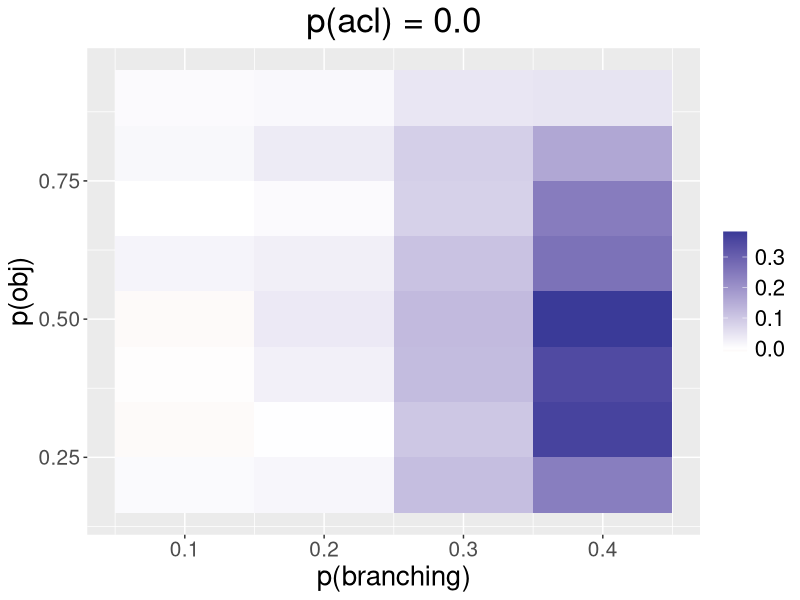
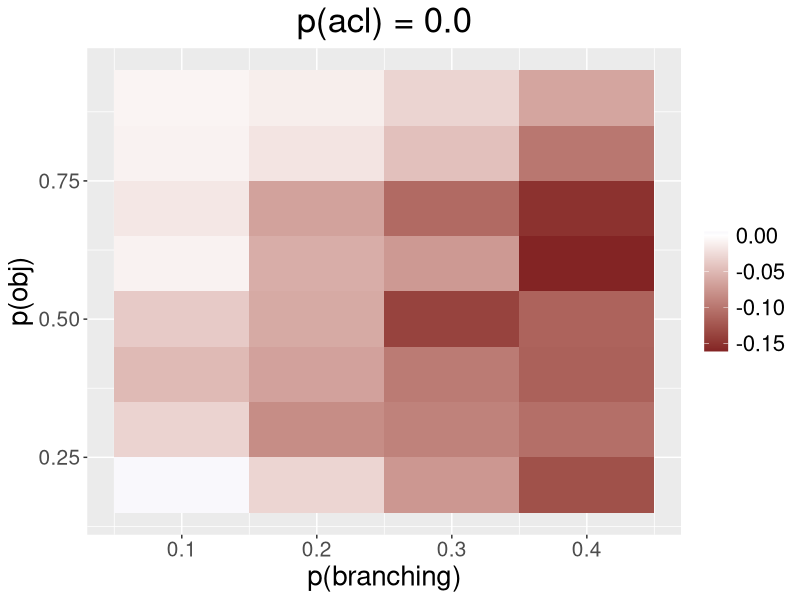
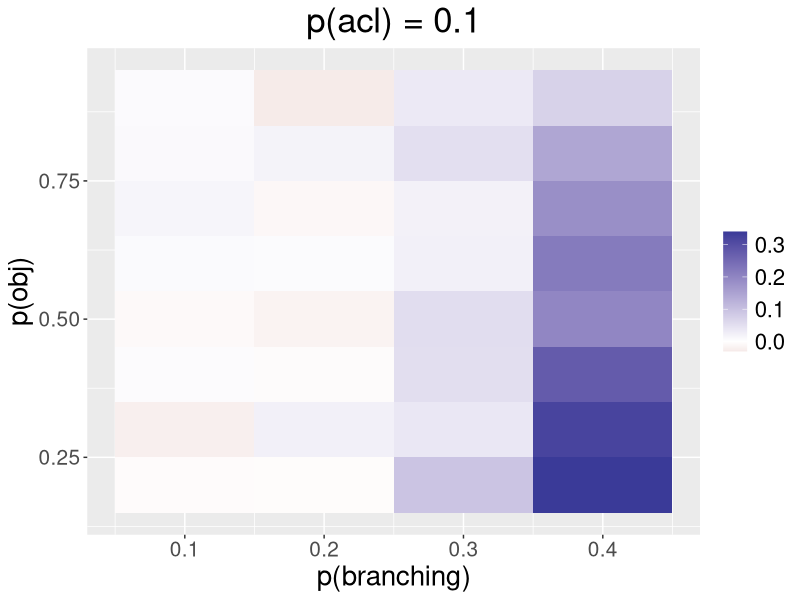
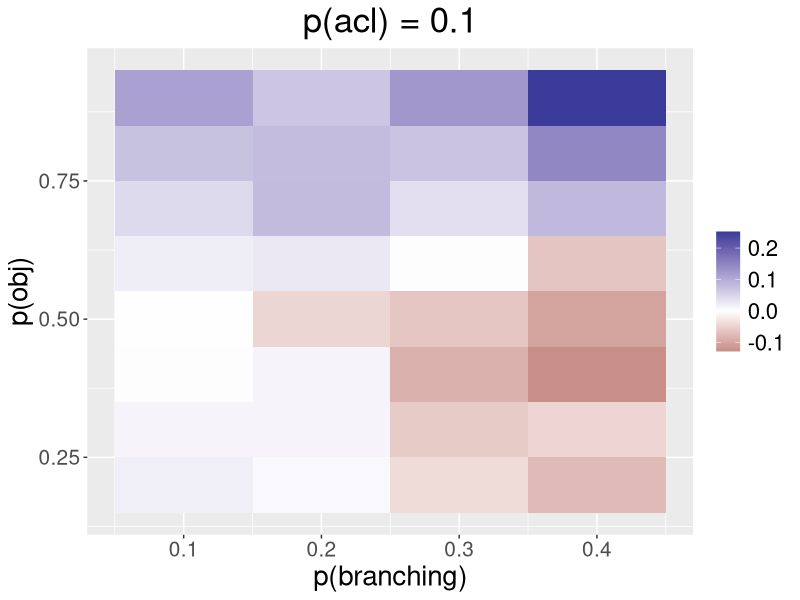
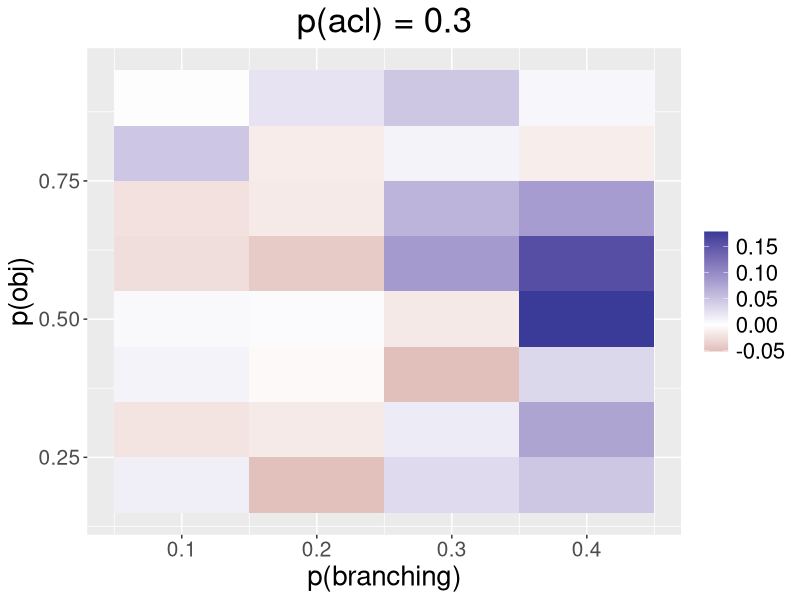
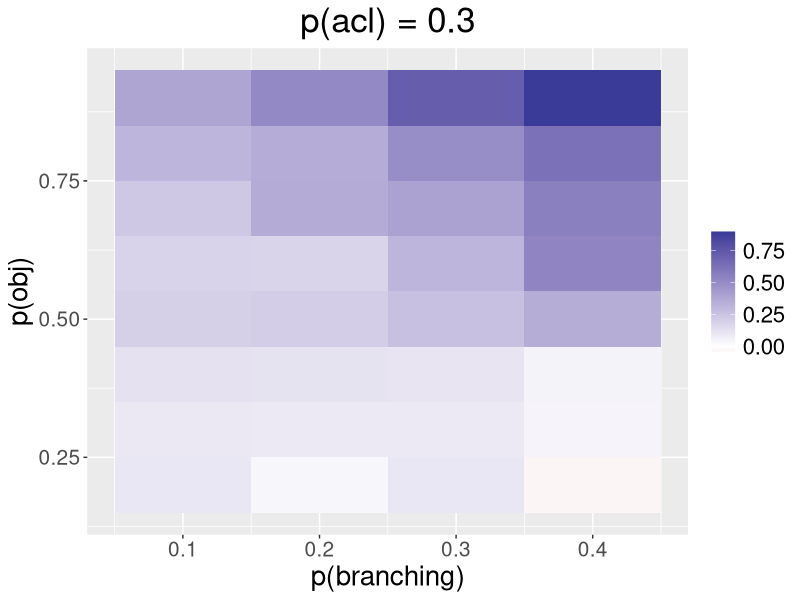

Reproduce these figures in R, in order.
data = read.csv("results_dlm.tsv", sep="\t")

library(dplyr)
library(tidyr)
library(ggplot2)

data2 = data %>% filter(probNPBranching == 0.0)


data3 = data2 %>% mutate(probVPBranching_ = round(probVPBranching*10)/10, probObj_ = round(probObj*10)/10) %>% filter(probVPBranching_ > 0.0,probVPBranching < 0.5,  probObj_ < 1.0, probObj_ > 0.1)
data3 = data3 %>% group_by(probVPBranching_, probObj_) %>% summarise(diff_corr_nocorr = mean(diff_corr_nocorr), diff_DLM_NoDLM = mean(diff_DLM_NoDLM, na.rm=TRUE))

#plot = ggplot(data=data2, aes(x=probVPBranching, y=probObj, color=diff_corr_nocorr)) + geom_point()
#plot = ggplot(data=data3, aes(x=probVPBranching_, y=probObj_, color=-diff_corr_nocorr)) + geom_point()


plot = ggplot(data=data3, aes(x=probVPBranching_, y=probObj_)) + geom_tile(aes(fill=-diff_DLM_NoDLM))
plot = plot +     theme(text = element_text(size=20),    axis.text = element_text(size=15)) 
plot = plot + xlab("p(branching)") + ylab("p(obj)")
plot = plot + theme(legend.title=element_blank())
plot = plot + labs(title="p(acl) = 0.0")
plot = plot + theme(plot.title = element_text(hjust = 0.5, size=25))
plot = plot +  scale_fill_gradient2()

ggsave(plot, file="result_DepLen_NPBranching0_0_DLM.pdf")





plot = ggplot(data=data3, aes(x=probVPBranching_, y=probObj_)) + geom_tile(aes(fill=-diff_corr_nocorr))
plot = plot +     theme(text = element_text(size=20),    axis.text = element_text(size=15)) 
plot = plot + xlab("p(branching)") + ylab("p(obj)")
plot = plot + theme(legend.title=element_blank())
plot = plot + labs(title="p(acl) = 0.0")
plot = plot + theme(plot.title = element_text(hjust = 0.5, size=25))

plot = plot +  scale_fill_gradient2()

ggsave(plot, file="result_DepLen_NPBranching0_0.pdf")


data4 = data %>% filter(probNPBranching == 0.1)
data5 = data4 %>% mutate(probVPBranching_ = round(probVPBranching*10)/10, probObj_ = round(probObj*10)/10) %>% filter(probVPBranching_ > 0.0, probVPBranching < 0.5, probObj_ < 1.0, probObj_ > 0.1)
data5 = data5 %>% group_by(probVPBranching_, probObj_) %>% summarise(diff_corr_nocorr = mean(diff_corr_nocorr), diff_DLM_NoDLM = mean(diff_DLM_NoDLM, na.rm=TRUE))


plot = ggplot(data=data5, aes(x=probVPBranching_, y=probObj_)) + geom_tile(aes(fill=-diff_DLM_NoDLM))
plot = plot +     theme(text = element_text(size=20),    axis.text = element_text(size=15)) 
plot = plot + xlab("p(branching)") + ylab("p(obj)")
plot = plot + theme(legend.title=element_blank())
plot = plot + labs(title="p(acl) = 0.1")
plot = plot + theme(plot.title = element_text(hjust = 0.5, size=25))

plot = plot +  scale_fill_gradient2()

ggsave(plot, file="result_DepLen_NPBranching0_1_DLM.pdf")





plot = ggplot(data=data5, aes(x=probVPBranching_, y=probObj_)) + geom_tile(aes(fill=-diff_corr_nocorr))
plot = plot +     theme(text = element_text(size=20),    axis.text = element_text(size=15)) 
plot = plot + xlab("p(branching)") + ylab("p(obj)")
plot = plot + theme(legend.title=element_blank())
plot = plot + labs(title="p(acl) = 0.1")
plot = plot + theme(plot.title = element_text(hjust = 0.5, size=25))

plot = plot +  scale_fill_gradient2()

ggsave(plot, file="result_DepLen_NPBranching0.1.pdf")








data4 = data %>% filter(probNPBranching == 0.3)
data5 = data4 %>% mutate(probVPBranching_ = round(probVPBranching*10)/10, probObj_ = round(probObj*10)/10) %>% filter(probVPBranching_ > 0.0, probVPBranching < 0.5, probObj_ < 1.0, probObj_ > 0.1)
data5 = data5 %>% group_by(probVPBranching_, probObj_) %>% summarise(diff_corr_nocorr = mean(diff_corr_nocorr), diff_DLM_NoDLM = mean(diff_DLM_NoDLM, na.rm=TRUE))


plot = ggplot(data=data5, aes(x=probVPBranching_, y=probObj_)) + geom_tile(aes(fill=-diff_DLM_NoDLM))
plot = plot +     theme(text = element_text(size=20),    axis.text = element_text(size=15)) 
plot = plot + xlab("p(branching)") + ylab("p(obj)")
plot = plot + theme(legend.title=element_blank())
plot = plot + labs(title="p(acl) = 0.3")
plot = plot + theme(plot.title = element_text(hjust = 0.5, size=25))

plot = plot +  scale_fill_gradient2()

ggsave(plot, file="result_DepLen_NPBranching0_3_DLM.pdf")





plot = ggplot(data=data5, aes(x=probVPBranching_, y=probObj_)) + geom_tile(aes(fill=-diff_corr_nocorr))
plot = plot +     theme(text = element_text(size=20),    axis.text = element_text(size=15)) 
plot = plot + xlab("p(branching)") + ylab("p(obj)")
plot = plot + theme(legend.title=element_blank())
plot = plot + labs(title="p(acl) = 0.3")
plot = plot + theme(plot.title = element_text(hjust = 0.5, size=25))

plot = plot +  scale_fill_gradient2()

ggsave(plot, file="result_DepLen_NPBranching0_3.pdf")



